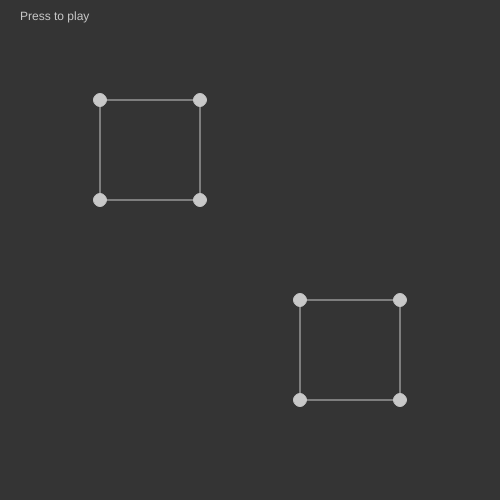
Frame 1 (no input)
Frame 60 (no input): identical to frame 1, image omitted
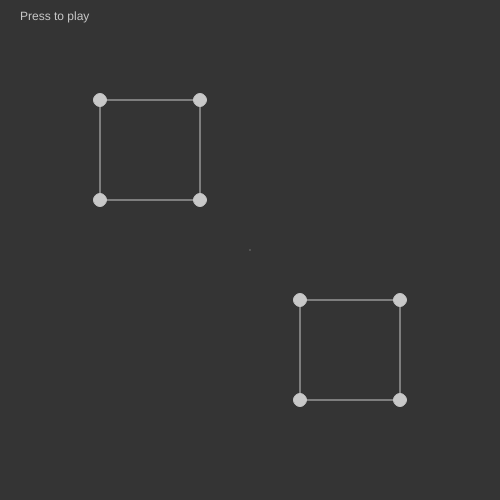
Frame 120 (the mouse pressed at the canvas centre since frame 60)

The p5.js sketch that drew these frames (run headless with seeded random() and noise() and a simulated clock; from frame 60 on, the mouse is pressed at the canvas centre):

// p5.js sketch
// ── sketch.js

const shapes = [[
    {x : 100, y : 100},
    {x : 200, y : 100},
    {x : 200, y : 200},
    {x : 100, y : 200}
], [
    {x : 300, y : 300},
    {x : 400, y : 300},
    {x : 400, y : 400},
    {x : 300, y : 400}
]];

let drawingShape = [];
let drawing = false;

let selectedPoint = null;
let hoveredPoint = null;

let mirrorMode;

function setup() {
    createCanvas(500, 500);
    mirrorMode = createCheckbox('Mirror mode', false);
}

function mouseDragged() {
    const mouseP = {x : mouseX, y : mouseY};
    for (const points of shapes) {
        for (const p of points) {
            if (dist(mouseP, p) <= 7) {
                selectedPoint = p;
                break;
            }
        }
    }
    return false;
}

function mouseReleased() {
    selectedPoint = null;
    return false;
}

function mousePressed() {
    if (!hoveredPoint) {
        const mouseP = {x : mouseX, y : mouseY};

        if (mouseP.x > 500 || mouseP.y > 500) return false;

        if (drawingShape.length > 1 && dist(drawingShape[0], mouseP) <= 7) {
            drawing = false;
            const mirrorShape = [];

            if (mirrorMode.checked() && drawingShape.length > 2) {
                var p1 = drawingShape[0];
                var p2 = drawingShape[drawingShape.length - 1];
    
                
                for (const p of drawingShape) {
                    const v = sub(project(p, p1, p2), p);
                    mirrorShape.push({x : p.x + v.x * 2, y : p.y + v.y * 2});
                };
            }

            shapes.push(drawingShape.concat(mirrorShape.reverse()));
            drawingShape = [];
        }
        else {
            drawing = true;
            drawingShape.push(mouseP);
        }
    }
    return false;
}

function draw() {
    background(52);
    updateShapes();
    drawShapes();
    drawUI();
}

const squareDist = (p1, p2) => (p2.y - p1.y) * (p2.y - p1.y) + (p2.x - p1.x) * (p2.x - p1.x);
const dist = (p1, p2) => Math.sqrt(squareDist(p1, p2));
const dot = (p1, p2) => p1.x * p2.x + p1.y * p2.y;
const sum = (p1, p2) => ({x : p1.x + p2.x, y : p1.y + p2.y});
const sub = (p1, p2) => ({x : p1.x - p2.x, y : p1.y - p2.y});
const project = (p, p1, p2) =>
{
    const v1 = sub(p, p1);
    const v2 = sub(p2, p1);
    const d1 = dot(v1, v2);
    const d2 = dot(v2, v2);
    const d = d1 / d2;
    return {x : p1.x + d * v2.x, y : p1.y + d * v2.y};
}

function updateShapes() {
    if (mouseIsPressed && selectedPoint) {
        selectedPoint.x = mouseX;
        selectedPoint.y = mouseY;
    }
}

function drawShapes() {
    const mouseP = {x : mouseX, y : mouseY};

    noFill();
    stroke(200);
    strokeWeight(1);

    for (const shape of shapes) {
        beginShape();
        for (const p of shape) vertex(p.x, p.y);
        endShape(CLOSE);
    }

    if (drawingShape.length > 0) {
        beginShape();
        for (const p of drawingShape) vertex(p.x, p.y);
        vertex(mouseP.x, mouseP.y);
        endShape();

        if (mirrorMode.checked() && drawingShape.length > 2) {
            drawingContext.setLineDash([5, 5]);

            var p1 = drawingShape[0];
            var p2 = drawingShape[drawingShape.length - 1];

            stroke(200, 52, 52);
            line(p1.x, p1.y, p2.x, p2.y);
            stroke(200);
            
            beginShape();
            vertex(p1.x, p1.y);
            for (const p of drawingShape) {
                if (p == p1 || p == p2) continue;
                const v = sub(project(p, p1, p2), p);
                vertex(p.x + v.x * 2, p.y + v.y * 2);
            }
            vertex(p2.x, p2.y);
            endShape();

            drawingContext.setLineDash([]);
        }
    }

    fill(200);
    hoveredPoint = null;

    for (const points of shapes) {
        for (const p of points) {
            fill(200);
            if (dist(mouseP, p) <= 7) {
                hoveredPoint = p;
                fill(200, 52, 52);
            }
            ellipse(p.x, p.y, 13);
        }
    }
}

function drawUI() {
    noStroke();
    fill(200);
    textAlign(LEFT);
    text("Press to play", 20, 20);
    textAlign(CENTER);
}
